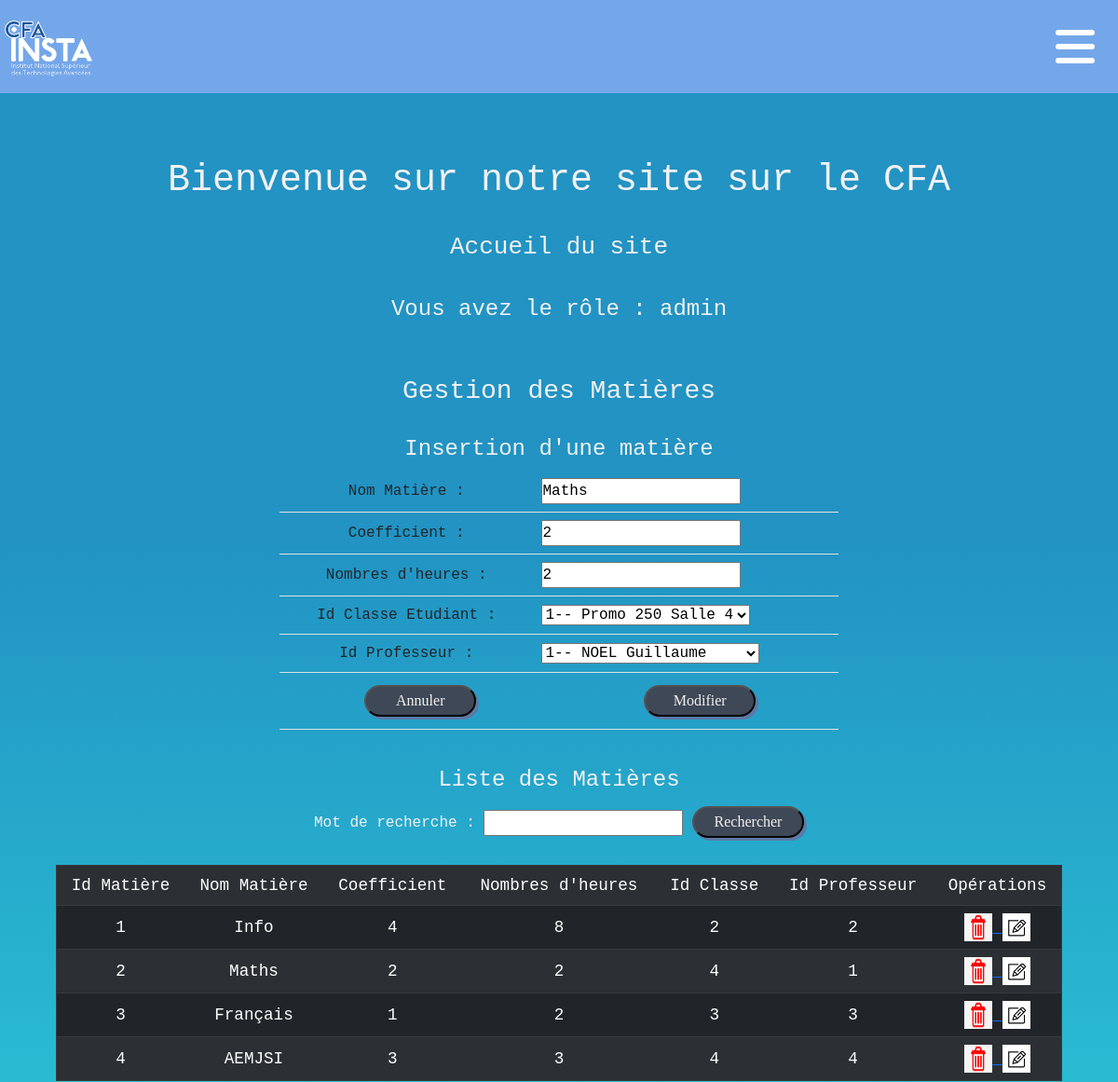
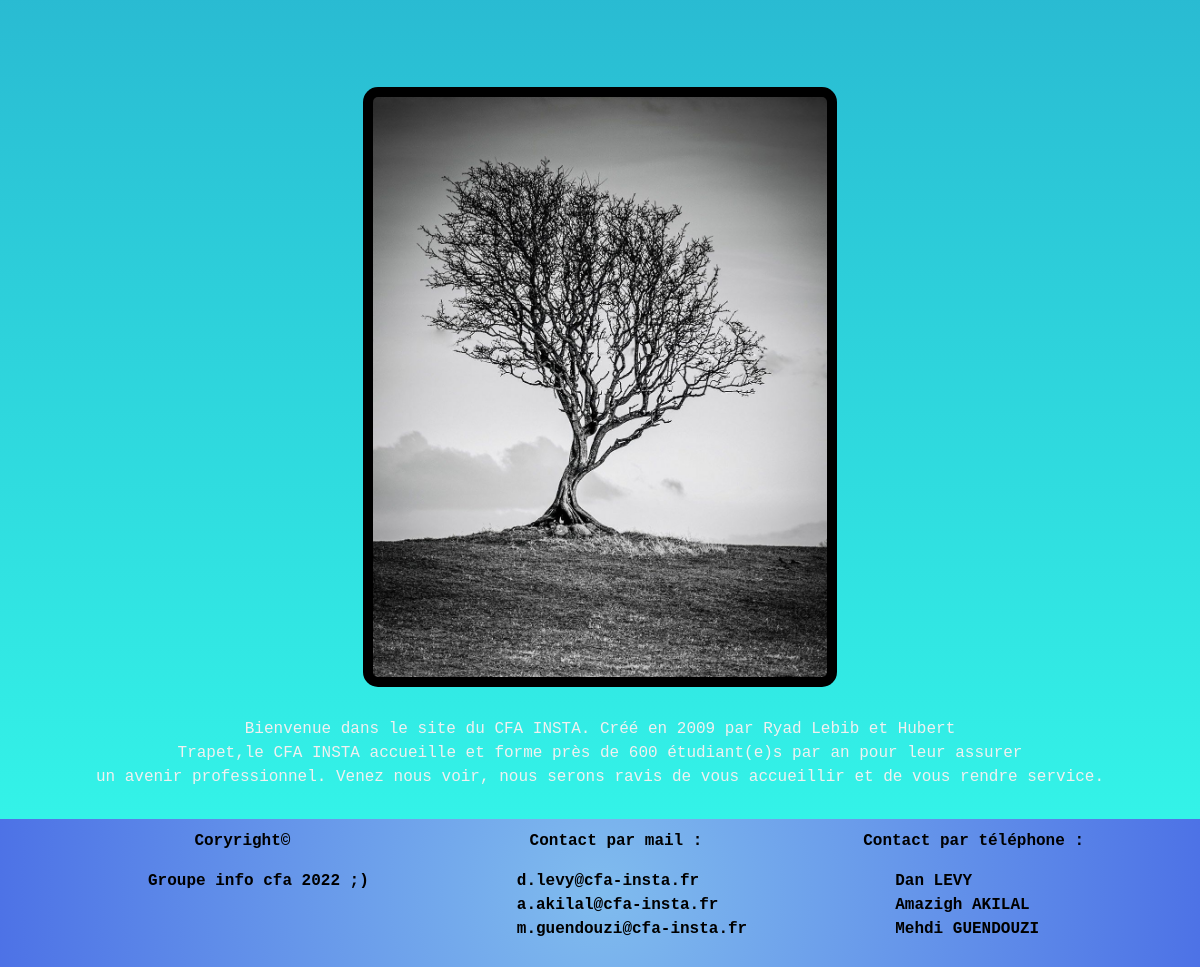
The page /home.php?page=4&action=edit&idmatiere=2 (signed in) on the database its author committed (2 pictures, top to bottom).
### tables this page shows
create table matiere(
    idmatiere int(3) not null auto_increment,
    nomMatiere varchar(50) not null,
    coef int(2) not null,
    nbHeures int(3) not null,
    idclasse int(3) not null,
    idprofesseur int(3) not null,
    primary key (idmatiere),
    foreign key(idclasse) references classe(idclasse),
    foreign key(idprofesseur) references professeur(idprofesseur)
);

### fonctions/fonctions.php (called while the page is built, shortened)
<?php
     function connexion ()
     {
        $con = mysqli_connect("localhost", "root", "", "groupe_cfa_250");
         return $con;
     }
function selectAllClasses (){
    $requete = "select * from classe; ";
    $con = connexion();
    if ($con){
        $lesClasses = mysqli_query($con, $requete);
    }
    else{
        return null;
    }
    return $lesClasses;
}
function selectAllProfesseurs (){
    $requete = "select * from professeur; ";
    $con = connexion();
    if ($con){
        $lesProfesseurs = mysqli_query($con, $requete);
    }
    else{
        return null;
    }
    return $lesProfesseurs;
}
function selectAllMatieres (){
    $requete = "select * from matiere; ";
    $con = connexion();
    if ($con){
        $lesMatieres = mysqli_query($con, $requete);
    }
    else{
        return null;
    }
    return $lesMatieres;
}
function selectWhereMatiere($idmatiere){
    $requete = "select * from matiere where idmatiere = " .$idmatiere;
    $con = connexion();
    if ($con){
        $lesMatieres = mysqli_query($con, $requete);
        $uneMatiere = mysqli_fetch_assoc($lesMatieres);
    }
    else{
        return null;
    }
    return $uneMatiere;
}
?>

### vues/vue_insert_matiere.php (the view, shortened to what this page needs)
<h4>Insertion d'une matière</h4>
<form method="post" action="">
    <table class="table table-hover table_insert" border="0">
        <tr>
            <td class="align-middle text-center">Nom Matière :</td>
            <td>
                <input type="text" name="nomMatiere" required value="<?php if($laMatiere != null) echo $laMatiere['nomMatiere']; ?>">
            </td>
        </tr>
        <tr>
            <td class="align-middle text-center">Coefficient :</td>
            <td>
                <input type="number" name="coef" required value="<?php if($laMatiere != null) echo $laMatiere['coef']; ?>">
            </td>
        </tr>
        <tr>
            <td class="align-middle text-center">Nombres d'heures :</td>
            <td>
                <input type="number" name="nbHeures" value="<?php if($laMatiere != null) echo $laMatiere['nbHeures']; ?>">
            </td>
        </tr>
        <tr>
            <td class="align-middle text-center">Id Classe Etudiant :</td>
            <td>
            <select name="idclasse">
                    <?php
                        foreach ($lesClasses as $uneClasse){
                            echo "<option value='".$uneClasse['idclasse']."'>";
                            echo $uneClasse['idclasse']."-- ".$uneClasse['nomClasse']."  ".$uneClasse['salle'];
                            echo "</option>";
                        }
                    ?>
                </select>
            </td>
        </tr>
        <tr>
            <td class="align-middle text-center">Id Professeur :</td>
            <td>
            <select name="idprofesseur">
                    <?php
                        foreach ($lesProfesseurs as $unProfesseur){
                            echo "<option value='".$unProfesseur['idprofesseur']."'>";
                            echo $unProfesseur['idprofesseur']."-- ".$unProfesseur['nom']."  ".$unProfesseur['prenom'];
                            echo "</option>";
                        }
                    ?>
                </select>
            </td>
        </tr>
        <tr>
            <td class="align-middle text-center">
                <input class="boutonP" type="reset" name="Annuler" value="Annuler">
            </td>
            <td class="align-middle text-center">
                <input class="boutonP" type="submit"    <?php
                 if ($laMatiere != null) {
                    echo 'name = "Modifier" value = "Modifier"';
                } else {
                    echo 'name = "Valider" value = "Valider"';
                }
                ?> >
            </td>
        </tr>
    </table>
</form>

### vues/vue_les_matieres.php (shortened to what this page needs)
<h4> Liste des Matières </h4>
<form method="post" action="">
    Mot de recherche :
    <input type="text" name="mot">
    <input class="boutonP" type="submit" name="Rechercher" value="Rechercher">
</form>
<br />
<div style="width: 90%">
    <table class="table table-hover table-striped table-dark table_inline_flex" border="1">
        <tr>
            <td class="text-center align-midlle"> Id Matière</td>
            <td class="text-center align-midlle"> Nom Matière</td>
            <td class="text-center align-midlle"> Coefficient </td>
            <td class="text-center align-midlle"> Nombres d'heures</td>
            <td class="text-center align-midlle"> Id Classe</td>
            <td class="text-center align-midlle"> Id Professeur</td>
             <?php if(isset($_SESSION['email']) and $_SESSION['role'] == "admin"){
                    echo "<td class='text-center align-midlle'> Opérations</td>";
                     }
                    ?>
        </tr>
        <?php
        foreach ($lesMatieres as $uneMatiere) {
            echo "<tr>";
            echo "<td class='text-center align-middle'>" . $uneMatiere['idmatiere'] . "</td>";
            echo "<td class='text-center align-middle'>" . $uneMatiere['nomMatiere'] . "</td>";
            echo "<td class='text-center align-middle'>" . $uneMatiere['coef'] . "</td>";
            echo "<td class='text-center align-middle'>" . $uneMatiere['nbHeures'] . "</td>";
            echo "<td class='text-center align-middle'>" . $uneMatiere['idclasse'] . "</td>";
            echo "<td class='text-center align-middle'>" . $uneMatiere['idprofesseur'] . "</td>";
            if(isset($_SESSION['email']) and $_SESSION['role'] == "admin"){
            echo "<td class='text-center align-middle'>";
            echo "<a href='home.php?page=4&action=sup&idmatiere=" . $uneMatiere['idmatiere'] . "'>";
            echo "<img src = 'images/delete.png' height = '30' width = '30'> ";
            echo "</a>";
            echo "<a href='home.php?page=4&action=edit&idmatiere=" . $uneMatiere['idmatiere'] . "'>";
            echo "<img src = 'images/edit.png' height = '30' width = '30'> ";
            echo "</a>";
            echo "</td>";
            }
            echo "</tr>";
        }
        ?>
    </table>
</div> <br />

### style1.css (style rules this page uses)
* { margin: 0; padding: 0; }
body { background: linear-gradient(180deg, rgba(34, 147, 195, 1) 27%, rgba(45, 253, 235, 0.9626225490196079) 100%); background-size: cover; color: #F1F1F1; background-repeat: no-repeat; font-family: 'Roboto Mono', monospace; min-width: 360px; height: 100%; }
@media all and (min-width: 1036px) { .table_inline_flex { margin-right: 50px; font-size: 1.1em; } }
@media all and (min-width: 1036px) { .table_insert { width: 600px; } }
.boutonP { margin: 5px 0; border-radius: 30px; font-family: fantasy; background-color: #3F4856; color: #F1F1F1; width: 120px; padding: 3px; box-shadow: 3px 3px #5D79A5; }
.boutonP:first-child { margin-left: 30px; }

### rows shown on the page
matiere: nomMatiere "Maths", coef "2", nbHeures "2", idmatiere "2", idclasse "4", idprofesseur "1"
matiere: idmatiere "1", nomMatiere "Info", coef "4", nbHeures "8", idclasse "2", idprofesseur "2"
matiere: idmatiere "3", nomMatiere "Français", coef "1", nbHeures "2", idclasse "3", idprofesseur "3"
matiere: idmatiere "4", nomMatiere "AEMJSI", coef "3", nbHeures "3", idclasse "4", idprofesseur "4"

### other values the page prints
$_SESSION['role'] "admin"
form field idclasse "1-- Promo 250 Salle 4"
form field idprofesseur "1-- NOEL Guillaume"
